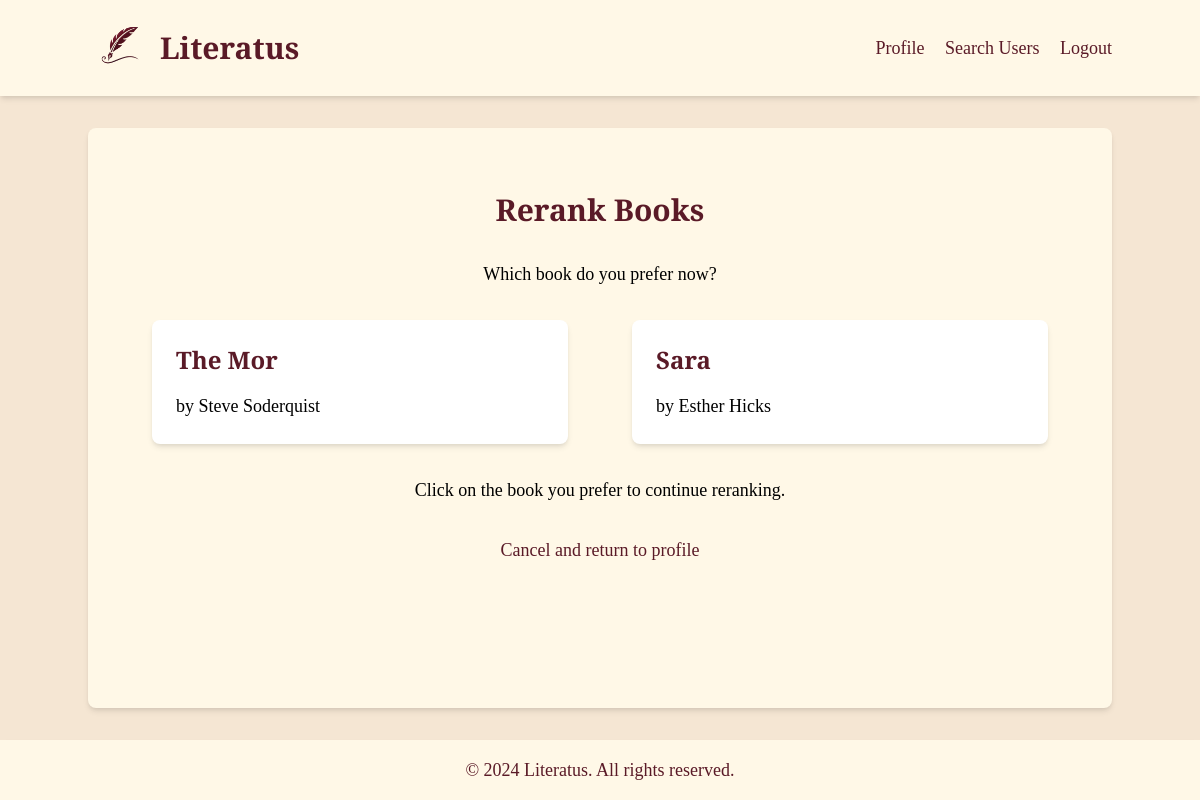
The page /initiate_rerank/6 (signed in) on the database its author committed.
### app.py (models this page shows)
class Book(db.Model):
    id = db.Column(db.Integer, primary_key=True)
    title = db.Column(db.String(200), nullable=False)
    author = db.Column(db.String(100), nullable=False)
    sentiment = db.Column(db.String(20), nullable=False)
    position = db.Column(db.Integer, nullable=False)
    user_id = db.Column(db.Integer, db.ForeignKey('user.id'), nullable=False)
    google_books_url = db.Column(db.Text)  # New field for Google Books URL

### app.py (the view)
@app.route('/initiate_rerank/<int:book_id>')
@login_required
def initiate_rerank(book_id):
    book_to_rerank = Book.query.get_or_404(book_id)
    if book_to_rerank.user_id != current_user.id:
        flash('You do not have permission to rerank this book.')
        return redirect(url_for('profile', username=current_user.username))
    books_to_compare = Book.query.filter_by(user_id=current_user.id, sentiment=book_to_rerank.sentiment).order_by(
        Book.position).all()
    books_to_compare = [book for book in books_to_compare if book.id != book_to_rerank.id]
    if not books_to_compare:
        flash('No other books to compare for reranking.')
        return redirect(url_for('profile', username=current_user.username))
    session['books_to_compare'] = [book.id for book in books_to_compare]
    session['comparison_index'] = len(books_to_compare) // 2
    session['book_to_rerank_id'] = book_to_rerank.id
    compared_book = books_to_compare[session['comparison_index']]
    return render_template('rerank_book.html', book_to_rerank=book_to_rerank, compared_book=compared_book)

### app.py (called while the page is built)
@login_manager.user_loader
def load_user(user_id):
    return User.query.get(int(user_id))

### templates/rerank_book.html (shortened to what this page needs)
{% extends "layout.html" %}
{% block content %}
<div class="max-w-4xl mx-auto text-center py-8">
    <h1 class="text-3xl font-bold mb-8 text-maroon font-title">Rerank Books</h1>
    <p class="mb-8">Which book do you prefer now?</p>
    <div class="flex justify-center space-x-16 mb-8">
        <form action="{{ url_for('rerank_book') }}" method="post" class="w-1/2">
            <button type="submit" class="w-full bg-white p-6 rounded-lg shadow-md hover:shadow-lg transition duration-300 text-left">
                <h2 class="text-2xl font-semibold mb-4 text-maroon font-title">{{ book_to_rerank.title }}</h2>
                <p>by {{ book_to_rerank.author }}</p>
            </button>
        </form>
        <form action="{{ url_for('rerank_book') }}" method="post" class="w-1/2">
            <button type="submit" class="w-full bg-white p-6 rounded-lg shadow-md hover:shadow-lg transition duration-300 text-left">
                <h2 class="text-2xl font-semibold mb-4 text-maroon font-title">{{ compared_book.title }}</h2>
                <p>by {{ compared_book.author }}</p>
            </button>
        </form>
    </div>
    <p class="mb-8">Click on the book you prefer to continue reranking.</p>
    <div class="mt-8">
        <a href="{{ url_for('profile', username=current_user.username) }}" class="text-maroon hover:underline">Cancel and return to profile</a>
    </div>
</div>
{% endblock %}

### templates/layout.html (style rules this page uses)
body { background-color: #F5E6D3; font-family: 'EB Garamond', serif; }
.text-maroon { color: #5A1A27; }
h1, h2, h3, h4, h5, h6, .font-title { font-family: 'Playfair Display', serif; }

### rows shown on the page
Book: title "The Mor", author "Steve Soderquist"
Book: title "Sara", author "Esther Hicks"
